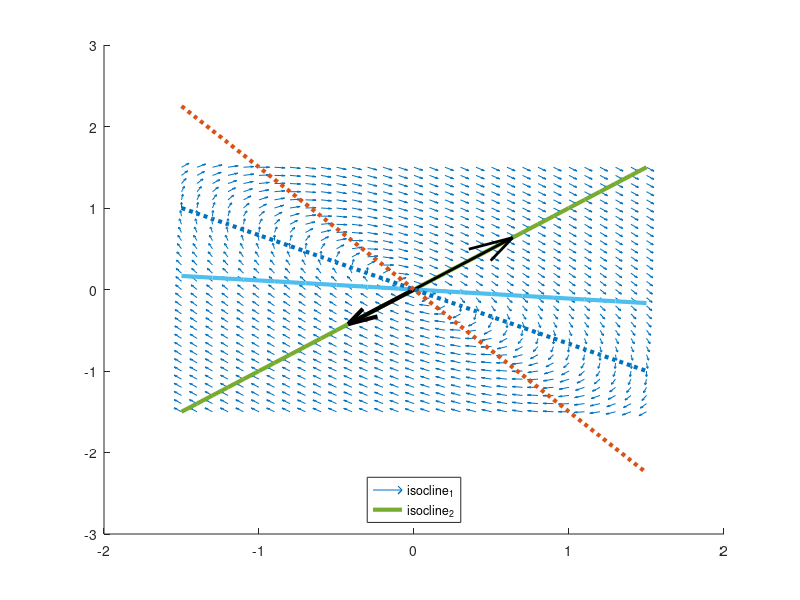
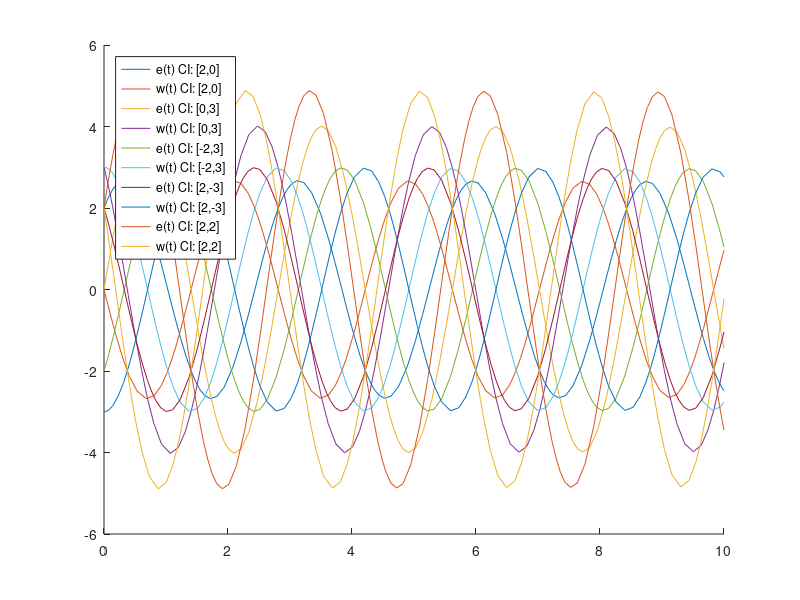

Recreate these plots in MATLAB, in order.
figure(1)
hold on ;
function vecteurs_propres(A, intervalle)
    # Chaque vecteur propre se trouve dans une ligne de la matrice V.
    [V,L] = eig(A);
    eigenvector_1 = (V(1,2)/V(1,1)) * intervalle;
    eigenvector_2 = (V(2,2)/V(2,1)) * intervalle;
    plot(intervalle, eigenvector_1,"linewidth",3);
    plot(intervalle, eigenvector_2,"linewidth",3);
    if L(1, 1) > 0
        quiver(0, 0, V(1, 1), V(1, 2), "color", "k", "linewidth", 2);
    else
        quiver(V(1, 1), V(1, 2), -V(1, 1), -V(1, 2), "color", "k", "linewidth", 2);
    end
    if L(2, 2) > 0
        quiver(0, 0, V(2, 1), V(2, 2), "color", "k", "linewidth", 3);
    else
        quiver(V(2, 1), V(2, 2), -V(2, 1), -V(2, 2), "color", "k", "linewidth", 2);
    end
    legend("v_1","v_2","location","south");
endfunction

function isoclines(A, intervalle)
    isocline_1 = -(A(1,1)/A(1,2)) * intervalle;
    isocline_2 = -(A(2,1)/A(2,2)) * intervalle;

    plot(intervalle, isocline_1, "linewidth", 3, "linestyle", ":");
    plot(intervalle, isocline_2, "linewidth", 3, "linestyle", ":");
    legend("isocline_1","isocline_2","location","south");
endfunction

function vecteurs_vitesse(A, intervalle)
    hold on
    # On définit une grille de points dont les coordonnées sont dans (x1, x2)
    [x1,x2] = meshgrid(intervalle);
    
    # On calcule le vecteur vitesse pour chaque point de la grille
    x1_values = A(1,1)*x1 + A(1,2)*x2;
    x2_values = A(2,1)*x1 + A(2,2)*x2;  
    
    # On normalise des valeurs pour la représentation graphique
    norms=sqrt(x1_values.^2+x2_values.^2);
    x1_normalized = x1_values ./ norms; # Element-wise division
    x2_normalized = x2_values ./norms;

    # Et on dessine les vecteurs avec la fonction `quiver`
    vector_scale = .5;
    quiver(x1,x2,x1_normalized,x2_normalized, vector_scale);
endfunction

#A = [2 3;0 0]; #système 1 
#Système 2: 
#A = [3 2; 2 3]; #noeud instable 
#A = [2 3; 3 2]; #selle

#Système 3: 
A = [2 3; -3 -2]; #centre
#A = [3 2; -2 -3]; #selle 

#A = [2 3;0 0]; #Système 4

line_range =-1.5:0.1:1.5; # On va plot de -1.5 jusqu'à 1.5

vecteurs_vitesse(A, line_range)
vecteurs_propres(A, line_range);
isoclines(A, line_range);
hold off; # Montrer l'image

# Figure 2: trajectoires e(t), w(t) avec 5 conditions initiales
figure(2);
hold on;
x1dot = @(t, x) A(1,1)*x(1)+A(1,2)*x(2);
x2dot = @(t, x) A(2,1)*x(1)+A(2,2)*x(2);
xdot = @(t,x) [x1dot(t, x);x2dot(t, x)];
[t1,x1] = ode23(xdot, [0, 10], [2, 0]);
[t2,x2] = ode23(xdot, [0, 10], [0, 3]);
[t3,x3] = ode23(xdot, [0, 10], [-2, 3]);
[t4,x4] = ode23(xdot, [0, 10], [2, -3]);
[t5,x5] = ode23(xdot, [0, 10], [2, 2]);

plot(t1,x1);
plot(t2,x2);
plot(t3,x3);
plot(t4,x4);
plot(t5,x5);

legend(
 "e(t) CI: [2,0]","w(t) CI: [2,0]",
 "e(t) CI: [0,3]","w(t) CI: [0,3]",
 "e(t) CI: [-2,3]","w(t) CI: [-2,3]",
 "e(t) CI: [2,-3]","w(t) CI: [2,-3]",
 "e(t) CI: [2,2]","w(t) CI: [2,2]",
 "location","northwest");
hold off;